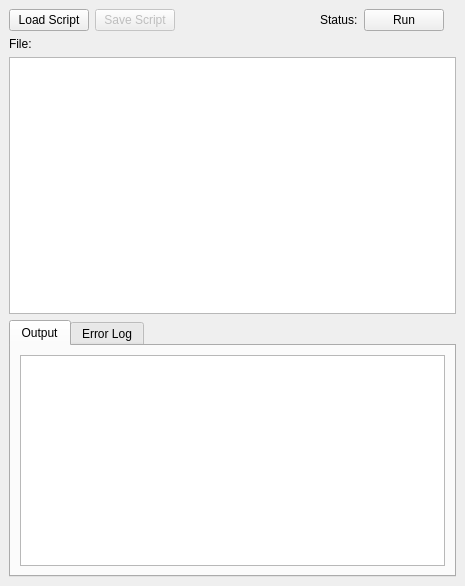
<?xml version="1.0" encoding="UTF-8"?>
<ui version="4.0">
 <class>RconsoleWidget</class>
 <widget class="QDockWidget" name="RconsoleWidget">
  <property name="geometry">
   <rect>
    <x>0</x>
    <y>0</y>
    <width>465</width>
    <height>586</height>
   </rect>
  </property>
  <property name="windowTitle">
   <string>R Script Editor</string>
  </property>
  <widget class="QWidget" name="dockWidgetContents">
   <layout class="QGridLayout" name="gridLayout">
    <item row="6" column="0" colspan="9">
     <widget class="QTextEdit" name="editor"/>
    </item>
    <item row="9" column="0" colspan="9">
     <widget class="QTabWidget" name="tabWidget">
      <property name="currentIndex">
       <number>0</number>
      </property>
      <widget class="QWidget" name="outputTab">
       <attribute name="title">
        <string>Output</string>
       </attribute>
       <layout class="QHBoxLayout" name="horizontalLayout">
        <item>
         <widget class="QTextEdit" name="outputLog"/>
        </item>
       </layout>
      </widget>
      <widget class="QWidget" name="errorTab">
       <attribute name="title">
        <string>Error Log</string>
       </attribute>
       <layout class="QHBoxLayout" name="horizontalLayout_2">
        <item>
         <widget class="QPlainTextEdit" name="errorLog"/>
        </item>
       </layout>
      </widget>
     </widget>
    </item>
    <item row="0" column="2">
     <spacer name="horizontalSpacer">
      <property name="orientation">
       <enum>Qt::Horizontal</enum>
      </property>
      <property name="sizeHint" stdset="0">
       <size>
        <width>40</width>
        <height>20</height>
       </size>
      </property>
     </spacer>
    </item>
    <item row="0" column="5">
     <widget class="QLabel" name="statusLabel">
      <property name="text">
       <string>Status:</string>
      </property>
     </widget>
    </item>
    <item row="0" column="6">
     <widget class="QPushButton" name="btnRun">
      <property name="text">
       <string>Run</string>
      </property>
     </widget>
    </item>
    <item row="0" column="0">
     <widget class="QPushButton" name="btnOpen">
      <property name="text">
       <string>Load Script</string>
      </property>
     </widget>
    </item>
    <item row="0" column="1">
     <widget class="QPushButton" name="btnSave">
      <property name="enabled">
       <bool>false</bool>
      </property>
      <property name="text">
       <string>Save Script</string>
      </property>
     </widget>
    </item>
    <item row="4" column="0" colspan="7">
     <widget class="QLabel" name="fileLabel">
      <property name="text">
       <string>File:</string>
      </property>
     </widget>
    </item>
   </layout>
  </widget>
 </widget>
 <resources/>
 <connections/>
</ui>
